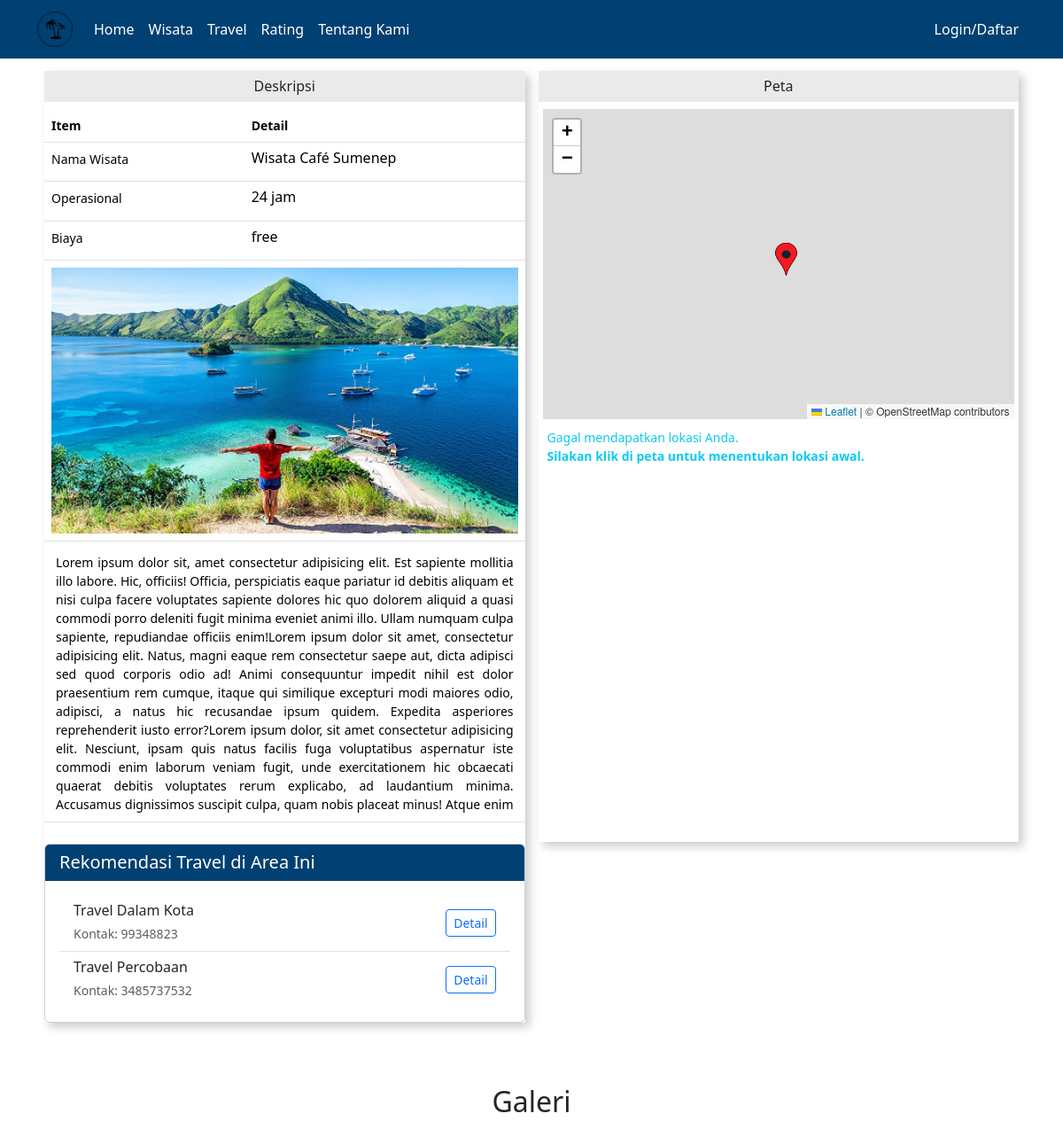
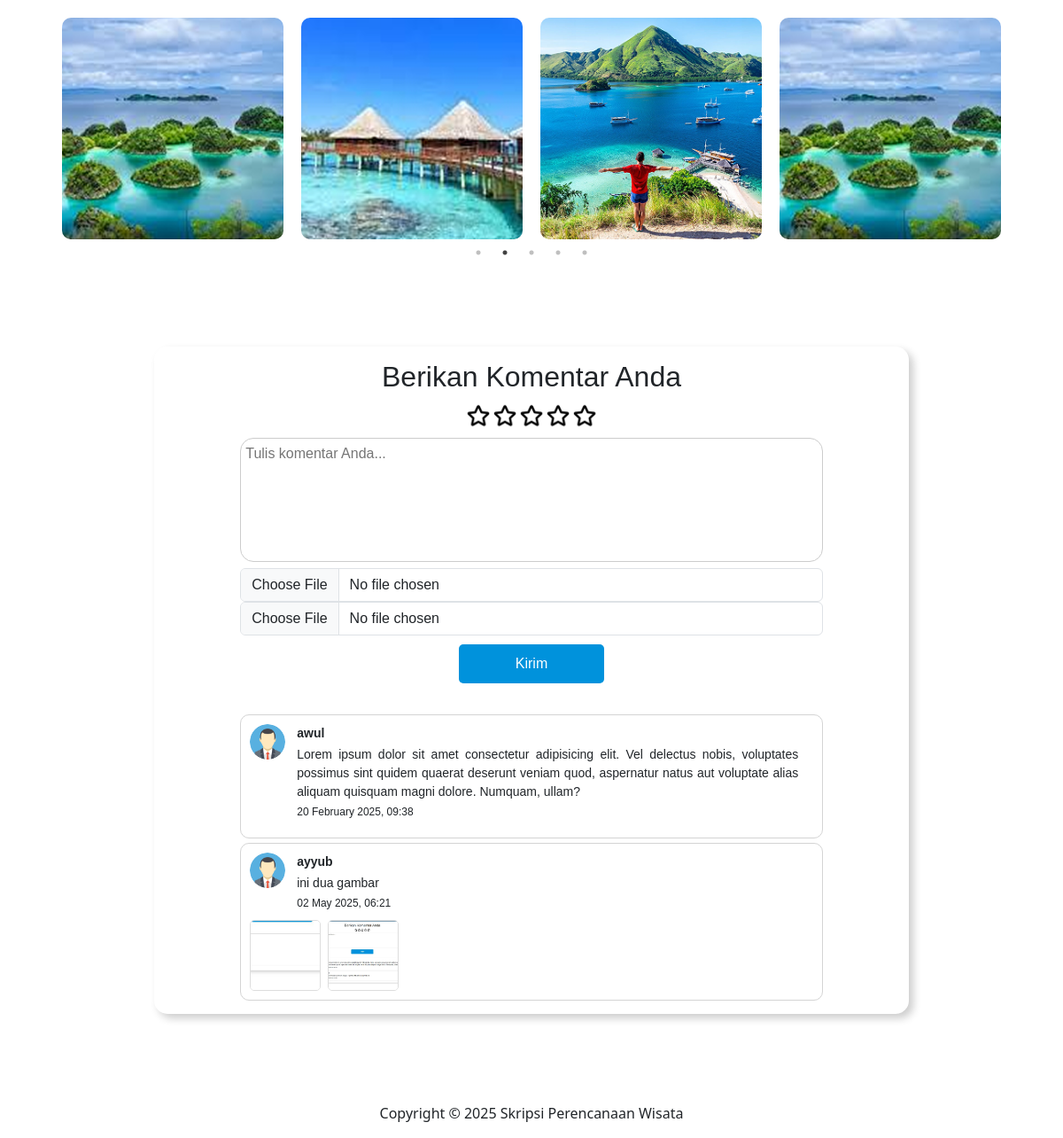
/index.php?page=detail&id=30, run on the app's committed database (2 pictures, top to bottom).
### tables this page shows
CREATE TABLE `wisata` (
  `id` int(11) NOT NULL,
  `nama_wisata` varchar(255) DEFAULT NULL,
  `operasional` varchar(255) DEFAULT NULL,
  `harga_tiket` varchar(255) NOT NULL,
  `deskripsi` text DEFAULT NULL,
  `gambar` text DEFAULT NULL,
  `gambar1` text DEFAULT NULL,
  `gambar2` text DEFAULT NULL,
  `gambar3` text DEFAULT NULL,
  `gambar4` text DEFAULT NULL,
  `gambar5` text DEFAULT NULL,
  `gambar6` varchar(255) NOT NULL,
  `gambar7` varchar(255) NOT NULL,
  `gambar8` varchar(255) NOT NULL,
  `gambar9` varchar(255) NOT NULL,
  `kec` varchar(255) NOT NULL,
  `latlng` varchar(255) DEFAULT NULL,
  `kategori` varchar(255) NOT NULL,
  `status` varchar(255) NOT NULL,
  `created_at` timestamp NOT NULL DEFAULT current_timestamp(),
  `updated-at` timestamp NOT NULL DEFAULT current_timestamp()
);

CREATE TABLE `travel` (
  `id` int(11) NOT NULL,
  `nama_travel` varchar(255) NOT NULL,
  `alamat` text NOT NULL,
  `deskripsi_travel` text NOT NULL,
  `kontak` text NOT NULL,
  `area_layanan` text NOT NULL,
  `gambar` text NOT NULL,
  `created_at` timestamp NOT NULL DEFAULT current_timestamp(),
  `updated_at` timestamp NOT NULL DEFAULT current_timestamp()
);

CREATE TABLE `komentar` (
  `id` int(11) NOT NULL,
  `user_id` int(11) NOT NULL,
  `komentar` text NOT NULL,
  `rating` int(11) NOT NULL,
  `wisata_id` int(11) NOT NULL,
  `gambar` varchar(255) NOT NULL,
  `gambar1` varchar(255) NOT NULL,
  `created_at` timestamp NOT NULL DEFAULT current_timestamp(),
  `updated_at` timestamp NOT NULL DEFAULT current_timestamp()
);

CREATE TABLE `user` (
  `id` int(11) NOT NULL,
  `nama` text NOT NULL,
  `email` text NOT NULL,
  `password` text NOT NULL,
  `level` enum('user','admin') NOT NULL,
  `Alamat` text NOT NULL,
  `created_at` timestamp NOT NULL DEFAULT current_timestamp(),
  `updated_at` timestamp NOT NULL DEFAULT current_timestamp()
);

### management_page/detail.php (the view, shortened to what this page needs)
  <link rel="stylesheet" href="https://cdn.jsdelivr.net/npm/@fancyapps/ui@5.0/dist/fancybox/fancybox.css"/>
<?php
        $id = $_GET['id'];
        $result = mysqli_query($koneksi, "SELECT * FROM wisata WHERE id='$id'");
        $row = mysqli_fetch_assoc($result);
        $titles = $row['nama_wisata'];
        $deskripsi = $row['deskripsi'];
        $operasional = $row['operasional'];
        $harga_tiket = $row['harga_tiket'];
        $gambar1 = $row['gambar1'];
        ?>
<div class="row col-11" id="detail">
<link rel="stylesheet" href="https://unpkg.com/leaflet@1.9.4/dist/leaflet.css" />
<link rel="stylesheet" href="https://unpkg.com/leaflet-routing-machine@3.2.12/dist/leaflet-routing-machine.css" />
<div class="kotak-petunjuk">
    <h6 class="h6 text-center">Deskripsi</h6>
     <table class="table">
            <tr>
                <th>Item</th>
                <th>Detail</th>
            </tr>
            <tr>
                <td>Nama Wisata</td>
                <td>
                    <h6><?php echo $titles; ?></h6>
                </td>
            </tr>
            <tr>
                <td>Operasional</td>
                <td>
                    <h6 class="text-justify"><?php echo $operasional; ?></h6>
                </td>
            </tr>
            <tr>
                <td>Biaya</td>
                <td>
                    <h6 class="text-justify"><?php echo $harga_tiket; ?></h6>
                </td>
            </tr>
            <tr>
                <td colspan="2">
                    <img src="./assets/images/wisata/<?=  $gambar1;  ?>" alt="" width="100%" style="max-height:300px">
                </td>
            </tr>
            <tr id="trscroll">
                  <td rowspan="2" colspan="2">
        <div class="scrollable-content">
            <?= $deskripsi; ?>
        </div>
    </td>
            </tr>
                      <tr>
            </tr>
        </table>
<?php
$stmt_wisata = mysqli_prepare($koneksi, "SELECT kec FROM wisata WHERE id = ?");
mysqli_stmt_bind_param($stmt_wisata, "i", $id);
mysqli_stmt_execute($stmt_wisata);
$result_wisata = mysqli_stmt_get_result($stmt_wisata);
$wisata_data = mysqli_fetch_assoc($result_wisata);
$rekomendasi_ditemukan = false;
if ($wisata_data) {
    $kecamatan_wisata = $wisata_data['kec'];
    $searchTerm = "%" . $kecamatan_wisata . "%";
    $query_rekomendasi = "SELECT id, nama_travel, kontak FROM travel WHERE area_layanan LIKE ? LIMIT 4";
    $stmt_rekomendasi = mysqli_prepare($koneksi, $query_rekomendasi);
    mysqli_stmt_bind_param($stmt_rekomendasi, "s", $searchTerm);
    mysqli_stmt_execute($stmt_rekomendasi);
    $result_rekomendasi = mysqli_stmt_get_result($stmt_rekomendasi);
    if (mysqli_num_rows($result_rekomendasi) > 0) {
        $rekomendasi_ditemukan = true;
    }
}
?>
<div class="card mt-4">
    <div class="card-header" style="background-color: #004072; color: #fff;">
        <h5 class="card-title mb-0">Rekomendasi Travel di Area Ini</h5>
    </div>
    <div class="card-body">
        <?php if ($rekomendasi_ditemukan) : ?>
            <ul class="list-group list-group-flush">
                <?php
                while ($travel = mysqli_fetch_assoc($result_rekomendasi)) :
                ?>
                    <li class="list-group-item d-flex justify-content-between align-items-center">
                        <div>
                            <h6 class="mb-1"><?= htmlspecialchars($travel['nama_travel']) ?></h6>
                            <small class="text-muted">Kontak: <?= htmlspecialchars($travel['kontak']) ?></small>
                        </div>
                        <div>
                            <a href="?page=detail-travel&id=<?= $travel['id'] ?>" class="btn btn-sm btn-outline-primary">
                                Detail
                            </a>
                        </div>
                    </li>
                    <?php
                endwhile;
                ?>
            </ul>
        <?php else : ?>
            <p class="text-muted mb-0">Saat ini belum ada rekomendasi travel untuk area ini.</p>
        <?php endif; ?>
    </div>
</div>
</div>
<div class="kotak-peta">
    <h6 class="h6 text-center">Peta</h6>
    <div class="text-center" id="map-canvas" style="height: 350px;"></div>
        <div id="route-instructions" style="padding: 10px; font-size: 14px; overflow-y: auto;"></div>
</div>
</div>
<div class="kotak-galeri">
    <h2>Galeri</h2>
    <div class="slider">
        <?php
        $result = mysqli_query($koneksi, "SELECT * FROM wisata WHERE id='$id'");
        if ($row = mysqli_fetch_assoc($result)) {
            for ($i = 1; $i <= 9; $i++) {
                $gambar = $row['gambar' . $i];
                if (!empty($gambar)) {
        ?>
                    <div class="slide-item">
                        <img src="./assets/images/wisata/<?= htmlspecialchars($gambar); ?>" alt="Galeri Wisata <?= $i; ?>">
                    </div>
        <?php
                }
            }
        }
        ?>
    </div>
</div>
    <div class="container kotak-komentar">
        <h2 class="mb-4">Berikan Komentar Anda</h2>
        <form action="" method="post" enctype="multipart/form-data">
        <div class="stars" id="stars_1">
        <div class="star" data-value="1" onclick="setRating(this, 1, 'rating_1')"></div>
        <div class="star" data-value="2" onclick="setRating(this, 2, 'rating_1')"></div>
        <div class="star" data-value="3" onclick="setRating(this, 3, 'rating_1')"></div>
        <div class="star" data-value="4" onclick="setRating(this, 4, 'rating_1')"></div>
        <div class="star" data-value="5" onclick="setRating(this, 5, 'rating_1')"></div>
    </div>
            <textarea class="text-area" name="comment" placeholder="Tulis komentar Anda..." required></textarea>
            <center>
                <input type="file" class="form-control file" name="gambar1">
                <input type="file" class="form-control file" name="gambar2">
            </center>
            <button type="submit" name="komen">Kirim</button>
        </form>
<?php
$kome = mysqli_query($koneksi, "SELECT user.id, user.nama, komentar.id as id_komentar, komentar.komentar, komentar.created_at, komentar.gambar, komentar.gambar1
    FROM `komentar`
    JOIN user ON komentar.user_id = user.id
    WHERE komentar.wisata_id = '$id'
    ORDER BY komentar.created_at ASC");
while ($row = mysqli_fetch_assoc($kome)) {
?>
  <div class="isi-komentar">
    <div class="kotak-profil">
        <div class="img">
            <img class="thumbnail logo" src="assets/images/icon_form/user.png">
        </div>
        <div class="text">
            <p class="title"><?= htmlspecialchars($row['nama']) ?></p>
            <p><?= htmlspecialchars($row['komentar']) ?></p>
            <p class="tgl"><?= date('d F Y, H:i', strtotime($row['created_at'])) ?></p>
        </div>
    </div>
    <div class="kotak-gambar">
        <?php if (!empty($row['gambar'])): ?>
            <?php $path_gambar1 = 'management_page/uploads/komentar/' . trim($row['gambar']); ?>
            <a href="<?= $path_gambar1 ?>"
               class="link-ke-galeri"
               data-fancybox="galeri-semua-komentar"
               data-caption="<b><?= htmlspecialchars($row['nama']) ?>:</b><br><?= htmlspecialchars($row['komentar']) ?>">
                <img src="<?= $path_gambar1 ?>" alt="Gambar Komentar" class="gambar-komentar-item">
            </a>
        <?php endif; ?>
        <?php if (!empty($row['gambar1'])): ?>
            <?php $path_gambar2 = 'management_page/uploads/komentar/' . trim($row['gambar1']); ?>
            <a href="<?= $path_gambar2 ?>"
               class="link-ke-galeri"
               data-fancybox="galeri-semua-komentar"
               data-caption="<b><?= htmlspecialchars($row['nama']) ?>:</b><br><?= htmlspecialchars($row['komentar']) ?>">
                <img src="<?= $path_gambar2 ?>" alt="Gambar Komentar" class="gambar-komentar-item">
            </a>
        <?php endif; ?>
    </div>
</div>
<?php
}
?>
    </div>

### assets/css/style.css (style rules this page uses)
#detail { margin: auto; margin-top: 80px; display: flex; gap: 15px; flex-wrap: wrap; margin-bottom: 70px; }
#detail .kotak-petunjuk { height: auto; flex: 1; box-sizing: border-box; padding: 0px; box-shadow: 5px 5px 10px rgba(0, 0, 0, 0.2); }
#detail .kotak-petunjuk .h6 { background-color: #eaeaea; padding: 8px; }
#detail .kotak-petunjuk .table tr th,td { font-size: 14px; }
#detail .kotak-peta { height: 870px; flex: 1; box-sizing: border-box; padding: 0px; box-shadow: 5px 5px 10px rgba(0, 0, 0, 0.2); }
#detail .kotak-peta .h6 { background-color: #eaeaea; padding: 8px; }
#detail .kotak-peta #map-canvas { width: 98%; height: 430px; margin: auto; }
.kotak-galeri { margin: auto; height: 300px; width: 90%; margin-bottom: 150px; }
.kotak-galeri .slider .slide-item { padding: 0 10px; }
.kotak-galeri .slider img { width: 100%; height: 250px; object-fit: cover; border-radius: 10px; }
.kotak-galeri h2 { margin-bottom: 40px; text-align: center; }
.kotak-komentar { width: 71%; margin: auto; box-shadow: 5px 5px 10px rgba(0, 0, 0, 0.2); font-family: Arial, sans-serif; text-align: center; margin-bottom: 100px; border-radius: 15px; padding: 15px; }
.kotak-komentar textarea { width: 80%; padding: 10px; border: 1px solid #ccc; border-radius: 5px; resize: none; border-radius: 15px; padding: 5px; height: 140px; }
.kotak-komentar .file { width: 80%; }
.kotak-komentar button { width: 20%; padding: 10px; margin-top: 10px; background-color: #0092DC; color: white; border: none; border-radius: 5px; cursor: pointer; margin-bottom: 30px; }
.isi-komentar { width: 80%; margin: auto; margin-top: 5px; border: 1px solid rgb(212, 212, 212); padding: 10px 10px; border-radius: 10px; }
.isi-komentar .kotak-profil { gap: 10px; display: flex; }
.isi-komentar .kotak-profil .img { width: 40px; height: 40px; border-radius: 50%; overflow: hidden; }
.isi-komentar .kotak-profil .img .logo { width: 100%; height: 100%; }
.isi-komentar .kotak-profil .text { width: 90%; }
.isi-komentar .kotak-profil .text p { margin: 0px 3px; font-size: 14px; text-align: justify; }
.isi-komentar .kotak-profil .text p.title { font-weight: bold; margin-bottom: 3px; }
.isi-komentar .kotak-profil .text p.tgl { font-size: 12px; margin-top: 3px; }

### assets/css/rating.css (style rules this page uses)
.stars { display: flex; direction: row; justify-content: center; }
.star { width: 30px; height: 30px; background-image: url('../images/icon_form/starkosong.png'); background-size: cover; cursor: pointer; margin-bottom: 10px; margin-top: -15px; }

### management_page/detail.php (style rules this page uses)
.scrollable-content { padding: 5px; text-align: justify; max-height: 300px; overflow-y: auto; }
#route-instructions { max-height: 450px; overflow-y: auto; padding-right: 10px; }
#map-canvas { z-index: 1; }
.kotak-gambar { display: flex; flex-wrap: wrap; gap: 8px; margin-top: 10px; }
.gambar-komentar-item { width: 80px; height: 80px; object-fit: cover; border-radius: 5px; cursor: pointer; border: 1px solid #ddd; }

### data on the page
wisata: nama_wisata "Wisata Café Sumenep", operasional "24 jam", harga_tiket "free", gambar1 (picture), deskripsi "Lorem ipsum dolor sit, amet consectetur adipisicing elit. Est sapiente mollitia illo labore. Hic, officiis! Officia, perspiciatis eaque pariatur id debitis aliquam et nisi culpa facere voluptates sapiente dolores hic quo dolorem aliquid a quasi commodi porro deleniti fugit minima eveniet animi illo. Ullam numquam culpa sapiente, repudiandae officiis enim!Lorem ipsum dolor sit amet, consectetur adipisicing elit. Natus, magni eaque rem consectetur saepe aut, dicta adipisci sed quod corporis odio ad! Animi consequuntur impedit nihil est dolor praesentium rem cumque, itaque qui similique excepturi modi maiores odio, adipisci, a natus hic recusandae ipsum quidem. Expedita asperiores…", gambar2 (picture), gambar3 (picture), gambar4 (picture), gambar5 (picture)
travel: nama_travel "Travel Dalam Kota", kontak "99348823"
travel: nama_travel "Travel Percobaan", kontak "3485737532"
komentar: user.nama "awul", komentar "Lorem ipsum dolor sit amet consectetur adipisicing elit. Vel delectus nobis, voluptates possimus sint quidem quaerat deserunt veniam quod, aspernatur natus aut voluptate alias aliquam quisquam magni dolore. Numquam, ullam?", created_at "20 February 2025, 09:38"
komentar: user.nama "ayyub", komentar "ini dua gambar", created_at "02 May 2025, 06:21", gambar (picture), gambar1 (picture)
